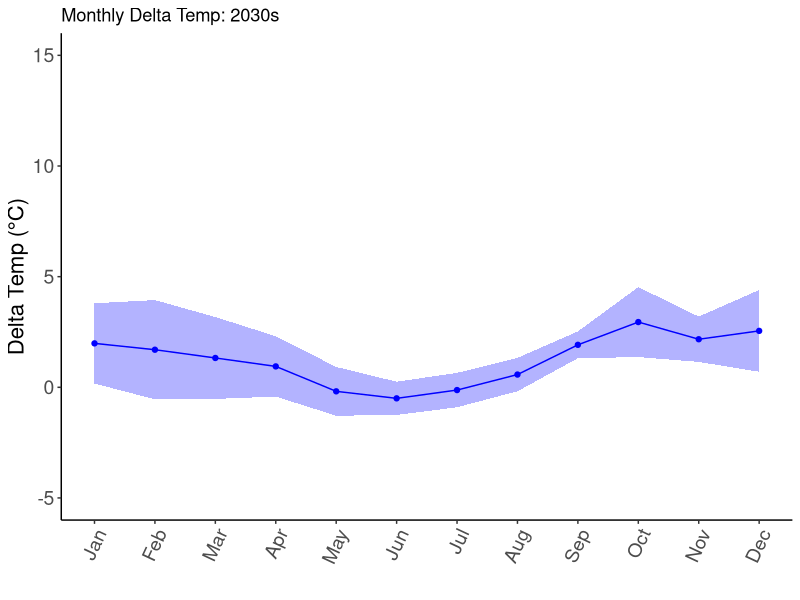
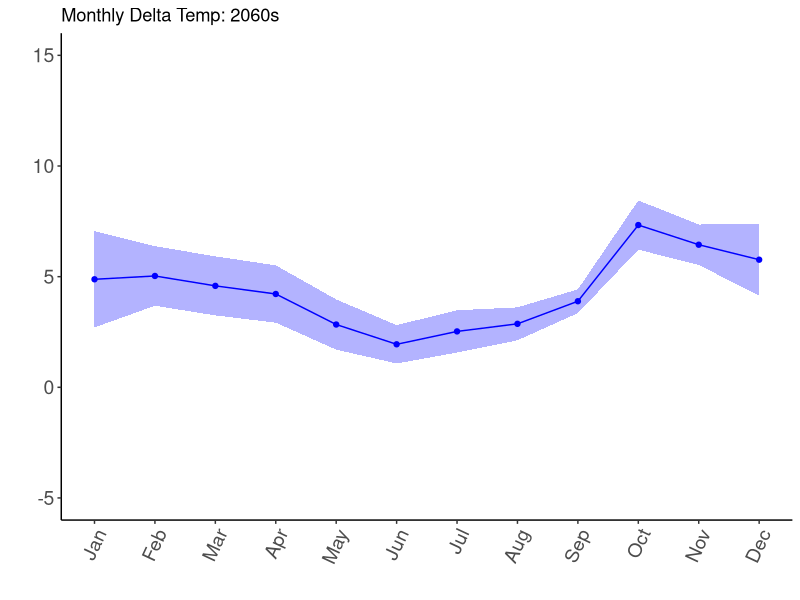
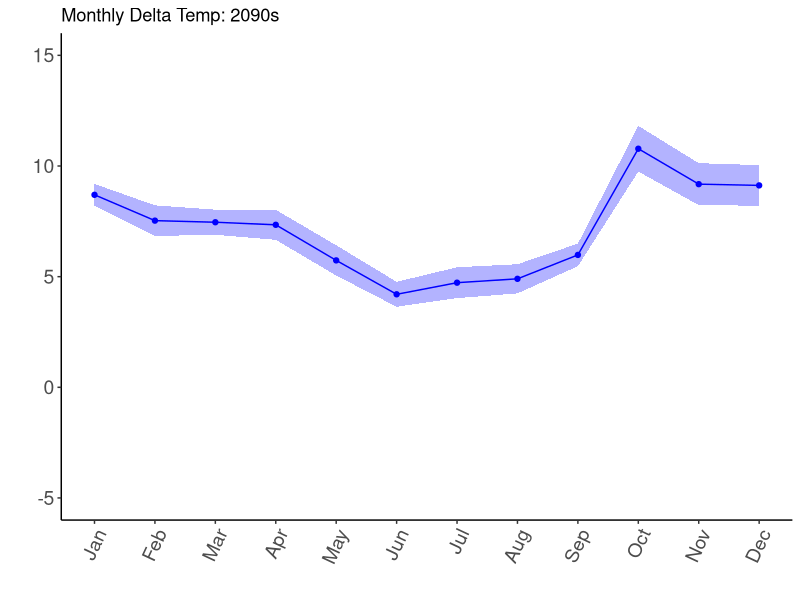
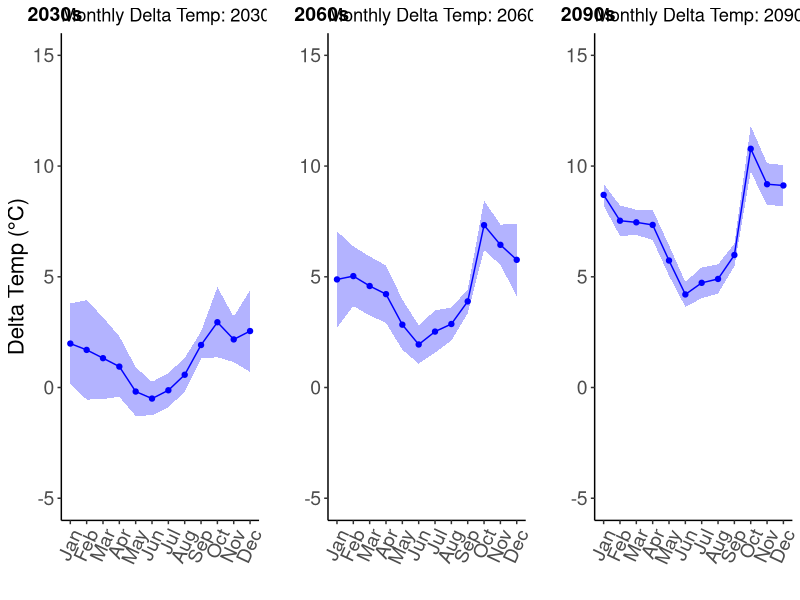

These charts were generated, in order, by the following R code:
#YF Monthly Temp Changes RCP 8.5

rm(list = ls())

# Load required libraries
library(dplyr)
library(ggplot2)
library(ggpubr)
library(lubridate)

# Read in the dataset (update file path as necessary)
# Assuming the dataset is stored in a CSV file
Mod_YF85 <- read.csv("Corr_Mod_YF85_0.csv")

# Convert 'time' to Date and extract year and month
Mod_YF85$time <- as.Date(Mod_YF85$time, format = "%Y-%m-%d")
Mod_YF85$Year <- year(Mod_YF85$time)
Mod_YF85$Month <- format(Mod_YF85$time, "%B")

# Calculate monthly averages for each decade
calculate_monthly_averages <- function(data, decade_start, decade_end) {
  # Initialize empty dataframe to store monthly averages
  monthly_avg_table <- data.frame(Pond = character(), Month = factor(), AvgTemp = numeric(), Year = integer(), stringsAsFactors = FALSE)
  
  # Loop through each year in the decade
  for (yr in decade_start:decade_end) {
    yearly_data <- data %>%
      filter(Year == yr)
    
    # Loop through each pond
    for (pond_name in unique(data$pond_name)) {
      pond_data <- yearly_data %>%
        filter(pond_name == pond_name)
      
      # Loop through each month
      for (month in month.name) {
        monthly_data <- pond_data %>%
          filter(Month == month)
        
        # Calculate the mean of 'med' for the current month
        avg_temp <- mean(monthly_data$med, na.rm = TRUE)
        
        # Append results to monthly_avg_table dataframe
        monthly_avg_table <- rbind(
          monthly_avg_table,
          data.frame(Pond = pond_name, Month = factor(month, levels = month.name), AvgTemp = avg_temp, Year = yr)
        )
      }
    }
  }
  
  return(monthly_avg_table)
}

# Calculate monthly averages for the historical and projected decades
monthly_means <- calculate_monthly_averages(Mod_YF85, 2012, 2020)
monthly_avg_2030s <- calculate_monthly_averages(Mod_YF85, 2030, 2039)
monthly_avg_2060s <- calculate_monthly_averages(Mod_YF85, 2060, 2069)
monthly_avg_2090s <- calculate_monthly_averages(Mod_YF85, 2090, 2099)

# Combine all datasets into one dataframe and add a Decade column
monthly_means <- monthly_means %>% mutate(Decade = "2020s")
monthly_avg_2030s <- monthly_avg_2030s %>% mutate(Decade = "2030s")
monthly_avg_2060s <- monthly_avg_2060s %>% mutate(Decade = "2060s")
monthly_avg_2090s <- monthly_avg_2090s %>% mutate(Decade = "2090s")

combined_monthly_avg <- bind_rows(monthly_means, monthly_avg_2030s, monthly_avg_2060s, monthly_avg_2090s)
str(combined_monthly_avg)

# Calculate the difference from the reference year (2020s)
reference_year_avg <- combined_monthly_avg %>%
  filter(Decade == "2020s") %>%
  group_by(Month) %>%
  summarise(avg_temp_ref_year = mean(AvgTemp, na.rm = TRUE))

combined_monthly_avg <- combined_monthly_avg %>%
  left_join(reference_year_avg, by = "Month") %>%
  mutate(diff_AvgTemp = AvgTemp - avg_temp_ref_year)

# Filter out the reference decade for further analysis
DeltaMonthly_YF85 <- combined_monthly_avg %>% filter(Decade != "2020s")

# Group by Month and Decade, calculate mean and standard deviation of differences
summary_stats2 <- DeltaMonthly_YF85 %>%
  mutate(Month = format(as.Date(paste0(Month, " 1 2000"), "%B %d %Y"), "%m")) %>%  # Standardize month to numeric
  group_by(Month, Decade) %>%
  summarise(
    mean_diff_AvgTemp = mean(diff_AvgTemp, na.rm = TRUE),
    sd_diff_AvgTemp = sd(diff_AvgTemp, na.rm = TRUE),
    .groups = "drop"
  )
summary_stats2

# Function to create plots for each decade
create_plot <- function(data, decade_label, y_label = "Delta Temp (°C)") {
  data <- data %>% mutate(Month = as.numeric(Month))  # Convert Month to numeric for plotting
  
  ggplot(data, aes(x = Month)) +
    geom_point(aes(y = mean_diff_AvgTemp), color = "blue") +
    geom_line(aes(y = mean_diff_AvgTemp), color = "blue") +
    geom_ribbon(aes(ymin = mean_diff_AvgTemp - sd_diff_AvgTemp, 
                    ymax = mean_diff_AvgTemp + sd_diff_AvgTemp), 
                fill = "blue", alpha = 0.3) +
    scale_x_continuous(breaks = 1:12, labels = month.abb) +
    ylim(-5, 15) +
    theme_classic() +
    labs(x = "", y = y_label, title = paste("Monthly Delta Temp:", decade_label)) +
    theme(
      axis.text.x = element_text(angle = 65, hjust = 1),
      axis.title = element_text(size = 16),
      axis.text = element_text(size = 14)
    )
}

# Create plots for each decade
MonthlyStats_2030 <- summary_stats2 %>% filter(Decade == "2030s")
MonthlyStats_2060 <- summary_stats2 %>% filter(Decade == "2060s")
MonthlyStats_2090 <- summary_stats2 %>% filter(Decade == "2090s")

MonthlyStats_2030Plot <- create_plot(MonthlyStats_2030, "2030s")
MonthlyStats_2030Plot
MonthlyStats_2060Plot <- create_plot(MonthlyStats_2060, "2060s", y_label = "")
MonthlyStats_2060Plot
MonthlyStats_2090Plot <- create_plot(MonthlyStats_2090, "2090s", y_label = "")
MonthlyStats_2090Plot

# Combine the plots into a single panel
DeltaMonth_YF85_plot <- ggarrange(
  MonthlyStats_2030Plot, 
  MonthlyStats_2060Plot, 
  MonthlyStats_2090Plot, 
  ncol = 3, 
  labels = c("2030s", "2060s", "2090s")
)
DeltaMonth_YF85_plot

# Save the combined plot
ggsave("Corr_DeltaMonthYF85.png", plot = DeltaMonth_YF85_plot, width = 12, height = 3)

# Save data as CSV files for each decade
write.csv(MonthlyStats_2030, file = "Corr_MonthlyStatsYF85_2030.csv", row.names = FALSE)
write.csv(MonthlyStats_2060, file = "Corr_MonthlyStatsYF85_2060.csv", row.names = FALSE)
write.csv(MonthlyStats_2090, file = "Corr_MonthlyStatsYF85_2090.csv", row.names = FALSE)
